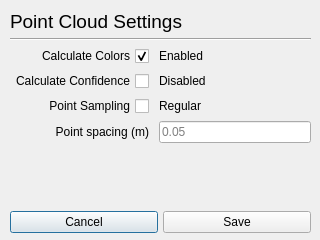
<?xml version="1.0" encoding="UTF-8"?>
<ui version="4.0" connectslotsbyname="false">
 <author>Boris Bilc</author>
 <class>Dialog</class>
 <widget class="QDialog" name="Dialog">
  <property name="geometry">
   <rect>
    <x>0</x>
    <y>0</y>
    <width>320</width>
    <height>240</height>
   </rect>
  </property>
  <property name="windowTitle">
   <string>Dialog</string>
  </property>
  <widget class="QWidget" name="gridLayoutWidget">
   <property name="geometry">
    <rect>
     <x>0</x>
     <y>0</y>
     <width>321</width>
     <height>243</height>
    </rect>
   </property>
   <layout class="QGridLayout" name="gridLayout">
    <property name="leftMargin">
     <number>10</number>
    </property>
    <property name="topMargin">
     <number>10</number>
    </property>
    <property name="rightMargin">
     <number>10</number>
    </property>
    <property name="bottomMargin">
     <number>10</number>
    </property>
    <property name="horizontalSpacing">
     <number>10</number>
    </property>
    <item row="3" column="0">
     <widget class="QCheckBox" name="checkBox_2">
      <property name="layoutDirection">
       <enum>Qt::RightToLeft</enum>
      </property>
      <property name="text">
       <string notr="true">Calculate Confidence</string>
      </property>
     </widget>
    </item>
    <item row="1" column="0" colspan="2">
     <widget class="Line" name="line">
      <property name="orientation">
       <enum>Qt::Horizontal</enum>
      </property>
     </widget>
    </item>
    <item row="4" column="1">
     <widget class="QLabel" name="label_3">
      <property name="text">
       <string notr="true">Regular</string>
      </property>
     </widget>
    </item>
    <item row="5" column="1">
     <widget class="QLineEdit" name="lineEdit">
      <property name="placeholderText">
       <string notr="true">0.05</string>
      </property>
      <property name="clearButtonEnabled">
       <bool>true</bool>
      </property>
     </widget>
    </item>
    <item row="4" column="0">
     <widget class="QCheckBox" name="checkBox_3">
      <property name="layoutDirection">
       <enum>Qt::RightToLeft</enum>
      </property>
      <property name="text">
       <string notr="true">Point Sampling</string>
      </property>
     </widget>
    </item>
    <item row="2" column="1">
     <widget class="QLabel" name="label">
      <property name="text">
       <string notr="true">Enabled</string>
      </property>
     </widget>
    </item>
    <item row="5" column="0">
     <widget class="QLabel" name="label_4">
      <property name="text">
       <string notr="true">Point spacing (m)</string>
      </property>
      <property name="alignment">
       <set>Qt::AlignRight|Qt::AlignTrailing|Qt::AlignVCenter</set>
      </property>
      <property name="buddy">
       <cstring>lineEdit</cstring>
      </property>
     </widget>
    </item>
    <item row="3" column="1">
     <widget class="QLabel" name="label_2">
      <property name="text">
       <string notr="true">Disabled</string>
      </property>
     </widget>
    </item>
    <item row="6" column="1">
     <spacer name="verticalSpacer">
      <property name="orientation">
       <enum>Qt::Vertical</enum>
      </property>
      <property name="sizeHint" stdset="0">
       <size>
        <width>20</width>
        <height>40</height>
       </size>
      </property>
     </spacer>
    </item>
    <item row="2" column="0">
     <widget class="QCheckBox" name="checkBox">
      <property name="layoutDirection">
       <enum>Qt::RightToLeft</enum>
      </property>
      <property name="text">
       <string notr="true">Calculate Colors</string>
      </property>
      <property name="checked">
       <bool>true</bool>
      </property>
     </widget>
    </item>
    <item row="0" column="0" colspan="2">
     <widget class="QLabel" name="label_5">
      <property name="font">
       <font>
        <family>Segoe UI</family>
        <pointsize>14</pointsize>
       </font>
      </property>
      <property name="text">
       <string notr="true">Point Cloud Settings</string>
      </property>
     </widget>
    </item>
    <item row="7" column="0" colspan="2">
     <layout class="QHBoxLayout" name="horizontalLayout">
      <item>
       <widget class="QPushButton" name="pushButton">
        <property name="sizePolicy">
         <sizepolicy hsizetype="Preferred" vsizetype="Fixed">
          <horstretch>0</horstretch>
          <verstretch>0</verstretch>
         </sizepolicy>
        </property>
        <property name="text">
         <string notr="true">Cancel</string>
        </property>
        <property name="icon">
         <iconset resource="../qtresources.qrc">
          <normaloff>:/icons/icons8-close-window-50.png</normaloff>:/icons/icons8-close-window-50.png</iconset>
        </property>
        <property name="iconSize">
         <size>
          <width>20</width>
          <height>20</height>
         </size>
        </property>
       </widget>
      </item>
      <item>
       <widget class="QPushButton" name="pushButton_2">
        <property name="sizePolicy">
         <sizepolicy hsizetype="Preferred" vsizetype="Fixed">
          <horstretch>0</horstretch>
          <verstretch>0</verstretch>
         </sizepolicy>
        </property>
        <property name="text">
         <string notr="true">Save</string>
        </property>
        <property name="icon">
         <iconset resource="../qtresources.qrc">
          <normaloff>:/icons/icons8-save-as-50.png</normaloff>:/icons/icons8-save-as-50.png</iconset>
        </property>
        <property name="iconSize">
         <size>
          <width>20</width>
          <height>20</height>
         </size>
        </property>
       </widget>
      </item>
     </layout>
    </item>
   </layout>
  </widget>
  <action name="actionSetPointSampling">
   <property name="icon">
    <iconset resource="../qtresources.qrc">
     <normaloff>:/icons/icons8-live-photos-96.png</normaloff>:/icons/icons8-live-photos-96.png</iconset>
   </property>
   <property name="text">
    <string>Enabled</string>
   </property>
  </action>
 </widget>
 <layoutdefault spacing="5" margin="10"/>
 <tabstops>
  <tabstop>checkBox</tabstop>
  <tabstop>checkBox_2</tabstop>
  <tabstop>checkBox_3</tabstop>
  <tabstop>lineEdit</tabstop>
  <tabstop>pushButton_2</tabstop>
  <tabstop>pushButton</tabstop>
 </tabstops>
 <resources>
  <include location="../qtresources.qrc"/>
 </resources>
 <connections>
  <connection>
   <sender>pushButton_2</sender>
   <signal>clicked()</signal>
   <receiver>Dialog</receiver>
   <slot>accept()</slot>
   <hints>
    <hint type="sourcelabel">
     <x>217</x>
     <y>215</y>
    </hint>
    <hint type="destinationlabel">
     <x>314</x>
     <y>226</y>
    </hint>
   </hints>
  </connection>
  <connection>
   <sender>pushButton</sender>
   <signal>clicked()</signal>
   <receiver>Dialog</receiver>
   <slot>reject()</slot>
   <hints>
    <hint type="sourcelabel">
     <x>96</x>
     <y>219</y>
    </hint>
    <hint type="destinationlabel">
     <x>102</x>
     <y>238</y>
    </hint>
   </hints>
  </connection>
  <connection>
   <sender>checkBox_3</sender>
   <signal>toggled(bool)</signal>
   <receiver>actionSetPointSampling</receiver>
   <slot>setVisible(bool)</slot>
   <hints>
    <hint type="sourcelabel">
     <x>81</x>
     <y>114</y>
    </hint>
    <hint type="destinationlabel">
     <x>-1</x>
     <y>-1</y>
    </hint>
   </hints>
  </connection>
 </connections>
 <designerdata>
  <property name="gridDeltaX">
   <number>10</number>
  </property>
  <property name="gridDeltaY">
   <number>10</number>
  </property>
  <property name="gridSnapX">
   <bool>true</bool>
  </property>
  <property name="gridSnapY">
   <bool>true</bool>
  </property>
  <property name="gridVisible">
   <bool>true</bool>
  </property>
 </designerdata>
</ui>
